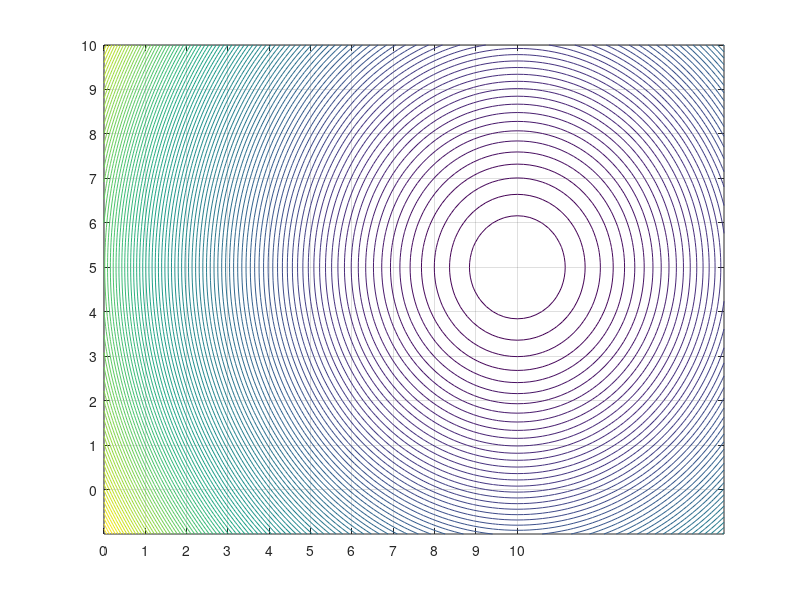

Recreate this plot in MATLAB. (Note: this script raises an error after producing the figure.)
clc
clear all
close all
format short

N=10;
Nsim=30;
dt=0.5;
num_states=6;
u = zeros(Nsim , 2);
x = zeros(Nsim + 1, 3);
u_tilde = zeros(Nsim , 2);
x_tilde = zeros(Nsim + 1, 3);
ur=[0.1;0];
xr=[10;5;0];
x0=[0;4;0];
u0=[0;1];
x(1,:) = x0;
lb=[-10  -10 -2*pi -10 -10 -2*pi -1 -1];
ub=[10 10 2*pi 10 10 2*pi 1 1];

lb1=[];lb2=[];lb3=[];
ub1=[];ub2=[];ub3=[];
for i=1:N
    lb1=[lb1,lb(1:3)];
    lb2=[lb2,lb(4:6)];
    lb3=[lb3,lb(7:8)];
    ub1=[ub1,ub(1:3)];
    ub2=[ub2,ub(4:6)];
    ub3=[ub3,ub(7:8)];
end
lb=[lb1,lb2,lb3];
ub=[ub1,ub2,ub3];
Z0=0;

%% plot
obstacles=0;%[[5,4],[4,6]];

xcont = linspace(x0(1),xr(1)+5);
ycont = linspace(x0(2)-5,xr(2)+5);
[X,Y] = meshgrid(xcont,ycont);
fun = (X-xr(1)).^2 + (Y-xr(2)).^2;
contour(X,Y,fun,100)
hold on 
for i=1:length(obstacles)/2
    scatter(obstacles(2*i-1),obstacles(2*i),'k','LineWidth',1.5)
end
grid on,set(gca,'ytick',min(xcont):max(xcont)),set(gca,'xtick',min(ycont):max(ycont))
% xline(3.5,'--r');
% xline(4.5,'--r');
% xline(5.5,'--r');

uk=u0;

for k = 2:Nsim+1 
    u_tilde(k-1,:)=(uk-ur);
    x_tilde(k-1,:)=(x(k-1,:)'-xr);
    [A,B] = Linearized_discrete_DD_model(xr,ur,dt); 
    [Z,fval,exitflag] = optimizer_fmincon(xr,Z0,A, B, N,x_tilde(k-1,:)',u_tilde(k-1,:)',lb,ub,obstacles);
%     obstacles(2)=obstacles(2)+0.05;
%     obstacles(4)=obstacles(4)-0.05;
    for i=1:length(obstacles)/2
    scatter(obstacles(2*i-1),obstacles(2*i),'k','LineWidth',1.5)
    end
    Z0=Z;
%     zz(k)=Z(5);
    %u(k-1,:)=Z(N*3+1:N*3+2)'+u_tilde(k-1,:)';
    u(k-1,:)=Z(N*3*2+1:N*3*2+2)'+ur;
    uk=u(k-1,:)';
    x(k,:) =A*x(k-1,:)' + B*u(k-1,:)';
 
    if exitflag==-2
        disp("----unfeasible!----")
       break
    end
    plot(x(:,1),x(:,2),'ok')
    pause(0.1)
end
figure(2)
subplot(2,1,1)
plot(x_tilde)
legend('x','y','theta')
title("x_bar")
subplot(2,1,2)
plot(u_tilde)
legend('u1','u2')
title("u_bar")
disp("done")


    
